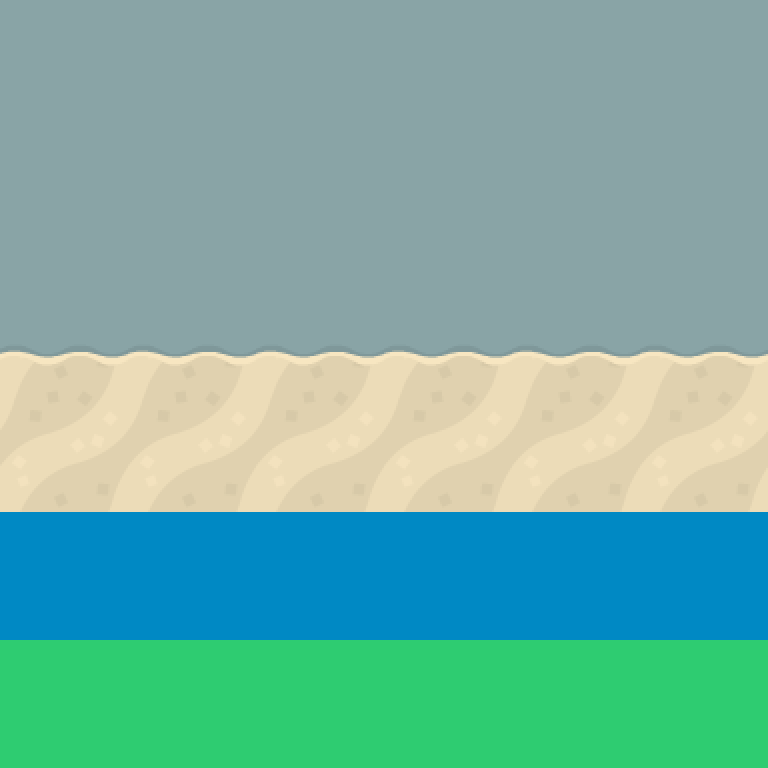

This game map was drawn from its Tiled (.tmx) file and the tilesets committed beside it. A one-line description and the full map source follow:
An orthogonal 6x6 tile map with 128x128 px tiles, 1 tile layer (ground), 1 hidden layer not drawn.

<map version="1.10" tiledversion="1.10.2" orientation="orthogonal" renderorder="right-down" width="6" height="6" tilewidth="128" tileheight="128" infinite="0" nextlayerid="3" nextobjectid="1">
 <tileset firstgid="1" source="military_base_tile.tsx" />
 <layer id="1" name="ground" width="6" height="6">
  <data encoding="csv">
258,258,258,258,258,258,
258,258,258,258,258,258,
219,219,219,219,219,219,
242,242,242,242,242,242,
277,277,277,277,277,277,
120,120,120,120,120,120
</data>
 </layer>
 <layer id="2" name="plants and rocks" width="6" height="6" visible="0">
  <data encoding="csv">
0,0,0,0,137,0,
0,136,1610612872,0,0,0,
0,0,0,0,0,0,
0,0,0,0,0,0,
0,0,0,0,0,0,
131,131,131,0,0,134
</data>
 </layer>
</map>
